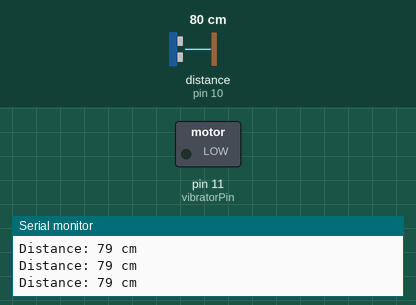
This sketch was run on a simulated Arduino Uno, built with avr-gcc and run on an emulated ATmega328P. Shown: switched loads named in the sketch (green lamp = pin HIGH), the last lines printed to the serial monitor. Wiring (inferred from the names in the program): ultrasonic range finder: trigger pin 9; echo pin 10. Inputs (shaded band) come from the test bench; at power-on: distance to the obstacle (sensor on pin 10) 80 cm. The echo pulse lasts 58.3 µs per cm; pins used as bus, display or sensor lines are not drawn.

Above: at 1.2 s.
1.3 s: distance to the obstacle (sensor on pin 10) set to 2 cm
At 2.1 s:
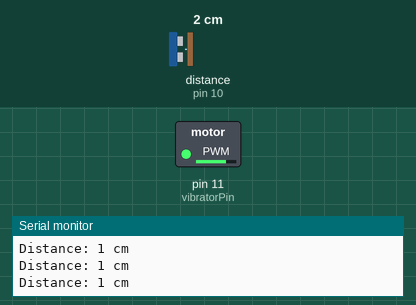
2.8 s: distance to the obstacle (sensor on pin 10) set to 18 cm
At 3.8 s:
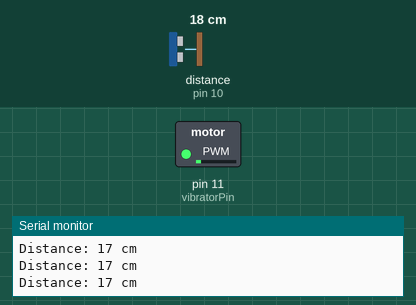
4.3 s: distance to the obstacle (sensor on pin 10) set to 9 cm
At 5.0 s:
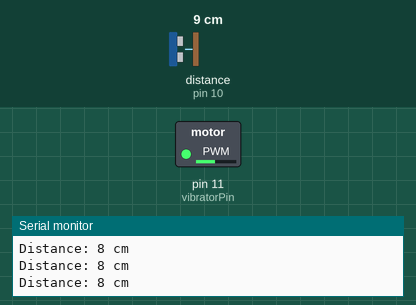
Timing chart, 0 to 7.3 s (numbered marks = the images above; inputs shaded):
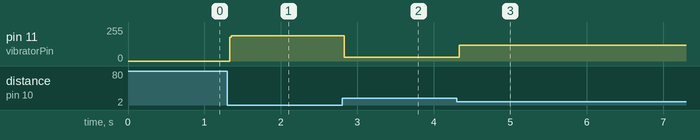

Measured:
- after the input at 1.3 s, pin 11 (vibratorPin): 0/255 → 190/255 at once
- after the input at 2.8 s, pin 11 (vibratorPin): 190/255 → 30/255 at once
- after the input at 4.3 s, pin 11 (vibratorPin): 30/255 → 120/255 at once

The sketch:

Smart_Shoe_for_the_Blind.ino
```cpp
const int trigPin = 9;
const int echoPin = 10;
const int vibratorPin = 11;
int val;

void setup() {
  Serial.begin(9600);
  pinMode(trigPin, OUTPUT);
  pinMode(echoPin, INPUT);

  pinMode(vibratorPin, OUTPUT);
  analogWrite(vibratorPin, 0);
}

void loop() {
  long duration;
  int distance;

  digitalWrite(trigPin, LOW);
  delayMicroseconds(2);

  digitalWrite(trigPin, HIGH);
  delayMicroseconds(10);
  digitalWrite(trigPin, LOW);

  duration = pulseIn(echoPin, HIGH);

  distance = duration * 0.034 / 2;

  Serial.print("Distance: ");
  Serial.print(distance);
  Serial.println(" cm");
  val = map(distance,0,20,200,0);
  val = constrain(val,0,200);
  analogWrite(vibratorPin, val);
}
```
